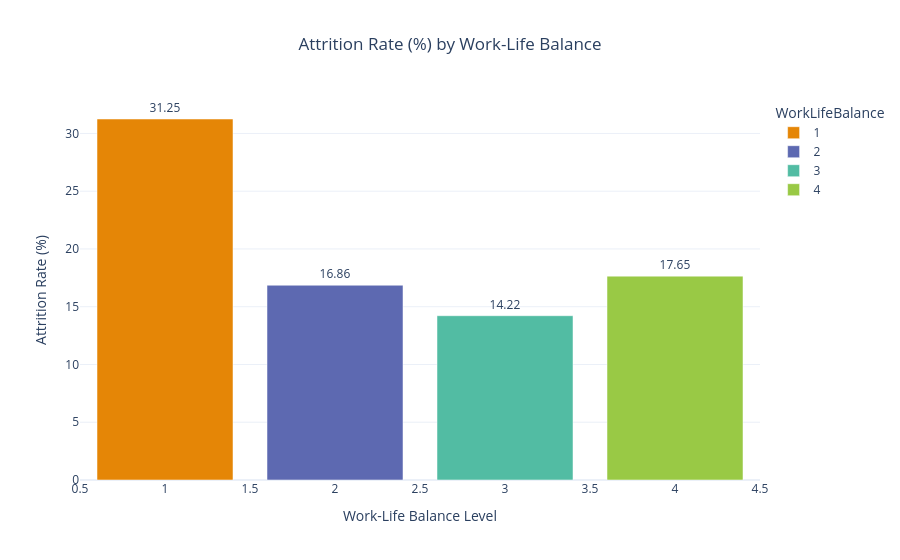

Notebook source saved alongside this figure:
### Markdown cell above
### Attrition by Work Life Balance

### Code cell
wlb_rate = (
    df.groupby("WorkLifeBalance", observed=False)["Attrition"]
      .value_counts(normalize=True)
      .mul(100)
      .rename("Rate")
      .reset_index()
)

wlb_yes = wlb_rate[wlb_rate["Attrition"] == "Yes"]

fig = px.bar(
    wlb_yes,
    x="WorkLifeBalance",
    y="Rate",
    color="WorkLifeBalance",
    text=wlb_yes["Rate"].round(2),
    title="Attrition Rate (%) by Work-Life Balance",
    color_discrete_sequence=px.colors.qualitative.Vivid
)

fig.update_traces(textposition="outside")
fig.update_layout(
    yaxis_title="Attrition Rate (%)",
    xaxis_title="Work-Life Balance Level",
    title_x=0.5,
    template="plotly_white"
)

fig.show()

### Figure 1 — Plotly figure (JSON) as saved in the notebook; plotly's stock layout.template omitted (floating-point values rounded to 4 significant figures)
{"data": [{"hovertemplate": "WorkLifeBalance=%{x}<br>Rate=%{y}<br>text=%{text}<extra></extra>", "legendgroup": "1", "marker": {"color": "rgb(229, 134, 6)", "pattern": {"shape": ""}}, "name": "1", "orientation": "v", "showlegend": true, "text": [31.25], "textposition": "outside", "type": "bar", "x": [1], "xaxis": "x", "y": [31.25], "yaxis": "y"}, {"hovertemplate": "WorkLifeBalance=%{x}<br>Rate=%{y}<br>text=%{text}<extra></extra>", "legendgroup": "2", "marker": {"color": "rgb(93, 105, 177)", "pattern": {"shape": ""}}, "name": "2", "orientation": "v", "showlegend": true, "text": [16.86], "textposition": "outside", "type": "bar", "x": [2], "xaxis": "x", "y": [16.86], "yaxis": "y"}, {"hovertemplate": "WorkLifeBalance=%{x}<br>Rate=%{y}<br>text=%{text}<extra></extra>", "legendgroup": "3", "marker": {"color": "rgb(82, 188, 163)", "pattern": {"shape": ""}}, "name": "3", "orientation": "v", "showlegend": true, "text": [14.22], "textposition": "outside", "type": "bar", "x": [3], "xaxis": "x", "y": [14.22], "yaxis": "y"}, {"hovertemplate": "WorkLifeBalance=%{x}<br>Rate=%{y}<br>text=%{text}<extra></extra>", "legendgroup": "4", "marker": {"color": "rgb(153, 201, 69)", "pattern": {"shape": ""}}, "name": "4", "orientation": "v", "showlegend": true, "text": [17.65], "textposition": "outside", "type": "bar", "x": [4], "xaxis": "x", "y": [17.65], "yaxis": "y"}], "layout": {"barmode": "relative", "legend": {"title": {"text": "WorkLifeBalance"}, "tracegroupgap": 0}, "title": {"text": "Attrition Rate (%) by Work-Life Balance", "x": 0.5}, "xaxis": {"anchor": "y", "categoryarray": [1, 2, 3, 4], "categoryorder": "array", "domain": [0, 1], "title": {"text": "Work-Life Balance Level"}}, "yaxis": {"anchor": "x", "domain": [0, 1], "title": {"text": "Attrition Rate (%)"}}}}
